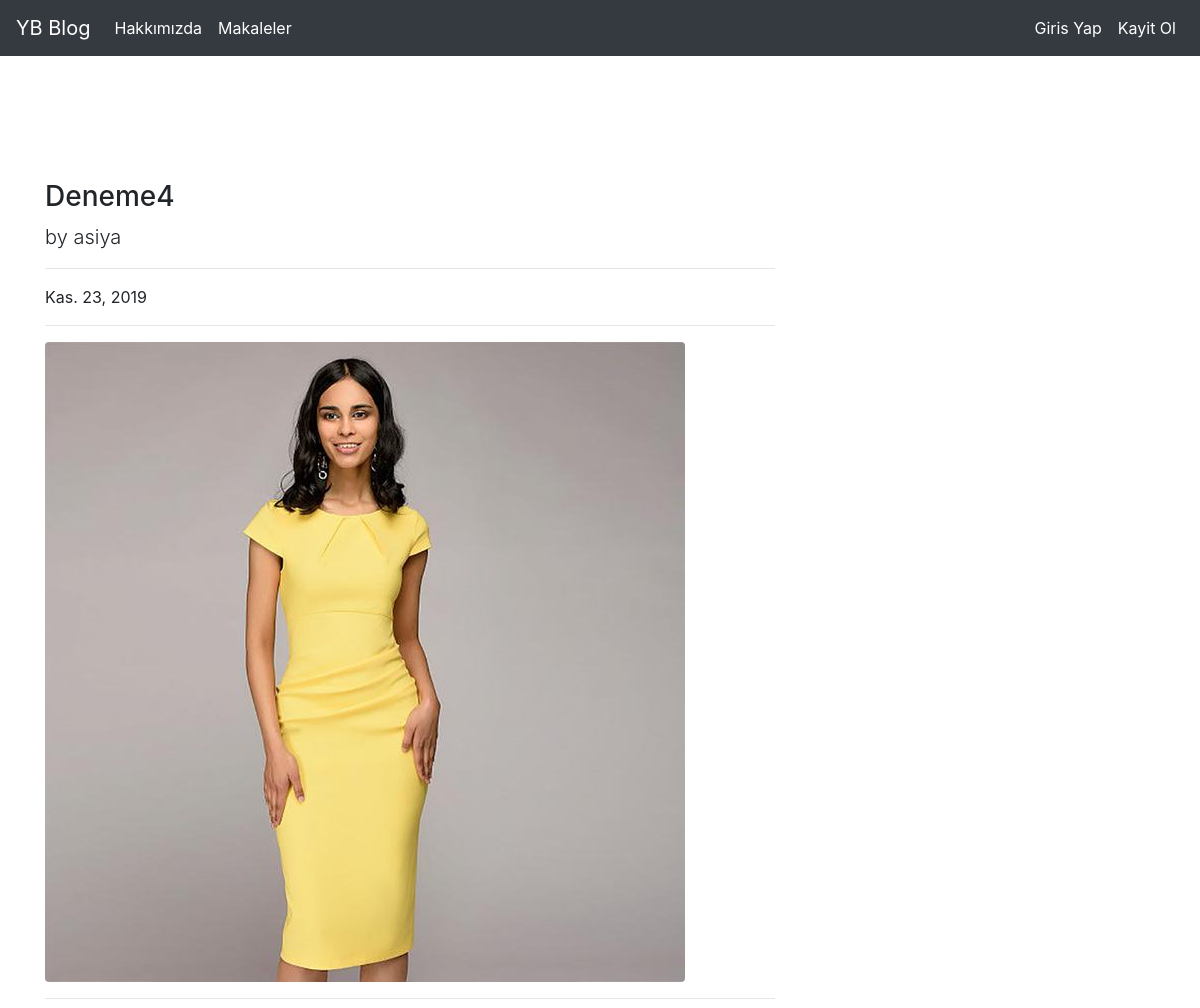
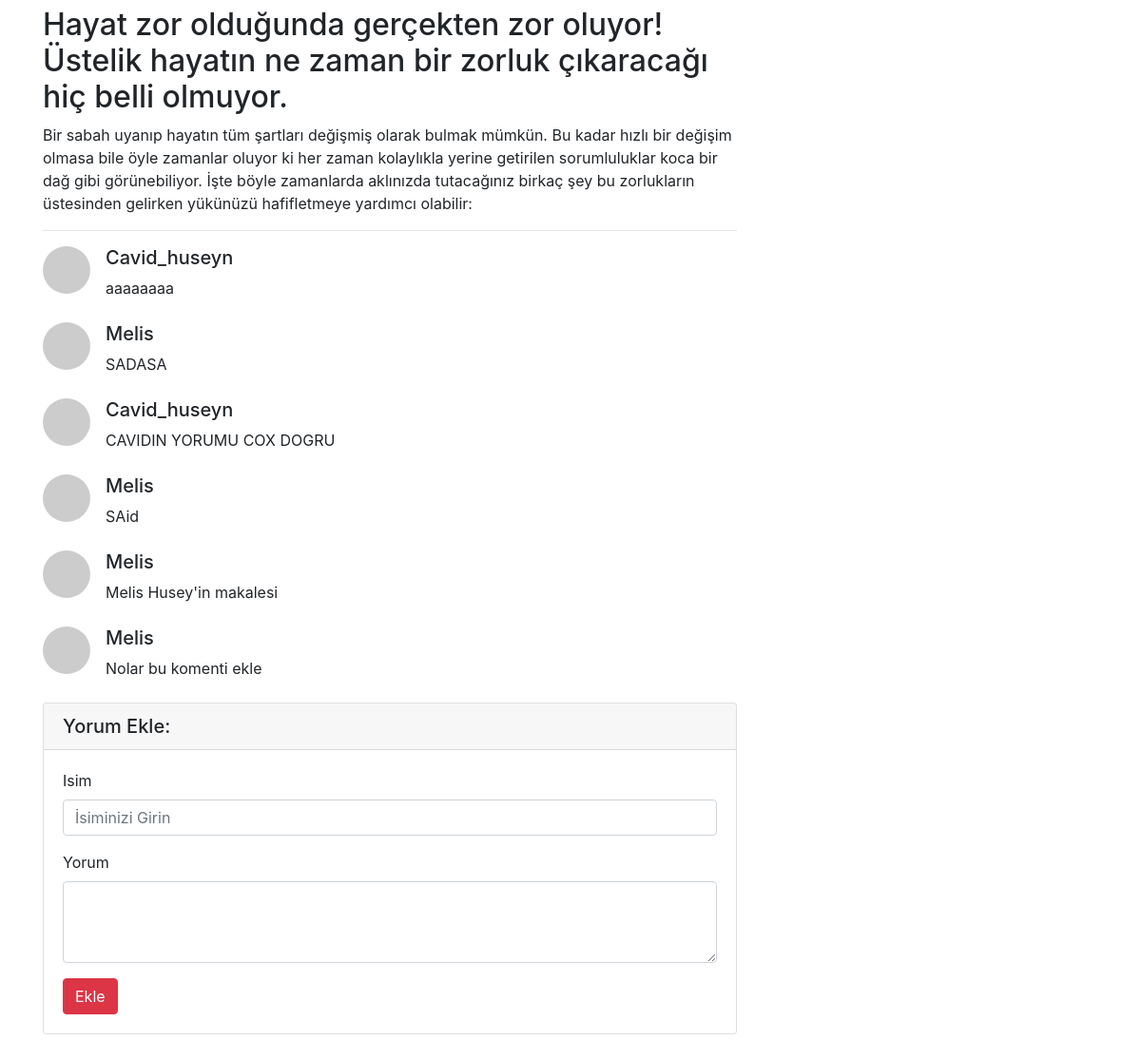
/articles/article/32, run on the app's committed database (2 pictures, top to bottom).
### article/models.py (models this page shows, shortened)
class Article(models.Model):
    author=models.ForeignKey("auth.User",on_delete=models.CASCADE,verbose_name="Yazar")
    title=models.CharField(max_length=50,verbose_name="Baslik")
    content=RichTextField()
    created_date=models.DateField(auto_now_add=True,verbose_name="Olusturulma tarihi")
    article_image=models.FileField(blank = True,null = True,verbose_name="Makaleye fotograf ekle")
    class Meta:
        ordering = ['-created_date']

class Comment(models.Model):
    article=models.ForeignKey(Article,on_delete=models.CASCADE,verbose_name="Makale",related_name="comments")
    comment_author=models.CharField(max_length=50,verbose_name="İsim")
    comment_content=models.CharField(max_length=200,verbose_name="Yorum")
    comment_date=models.DateTimeField(auto_now_add=True)
    class Meta:
        ordering = ['-comment_date']

### article/views.py (the view)
# urls.py: path('article/<int:id>',views.detail,name="detail"),
def detail(request,id):
    article=get_object_or_404(Article,id=id)
    comments=article.comments.all()
    return render(request,"detail.html",{"article":article,"comments":comments})

### templates/detail.html (shortened to what this page needs)
{% extends "layout.html" %}
{% block body %}
<div class="row">
<div class="col-lg-8">
    <h3 class="mt-4">{{article.title}}</h3>
    <p class="lead">
    by
    {{article.author}}
    </p>
    <hr>
    <p>{{article.created_date}}</p>
    <hr>
    {% if article.article_image.url %}
    <img class="img-fluid rounded" src="{{article.article_image.url}}" alt="">
    {% else %}
        <p>shekil yoxdur</p>
    {% endif %}
    <hr>
    <p>{{article.content|safe}}</p>
    <hr>
    {% if comments %}
    {% for comment in comments %}
    <div class="media mb-4">
        <img class="d-flex mr-3 rounded-circle" src="http://placehold.it/50x50" alt="">
        <div class="media-body">
          <h5 class="mt-0">{{comment.comment_author}}</h5>
          {{comment.comment_content}}
      </div>
    </div>
    {% endfor %}
    {% else %}
    <div class="alert alert-danger">Henuz kimse yorum eklemedi, ilk yorum ekleyen siz olun.</div>
    {% endif %}
  <div class="card my-4">
    <h5 class="card-header">Yorum Ekle:</h5>
    <div class="card-body">
      <form method="post" action="{% url 'article:comment' article.id %}">
        <div class="form-group">
          <label for="female">Isim</label><br>
          <input type="text" class="form-control" placeholder="İsiminizi Girin" name="comment_author">
        </div>
        <div class="form-group">
          <label for="female">Yorum</label><br>
          <textarea class="form-control" rows="3" name="comment_content"></textarea>
        </div>
        <button type="submit" class="btn btn-danger">Ekle</button>
      </form>
    </div>
  </div>
  </div>
  </div>
{% endblock body %}

### templates/layout.html (shortened to what this page needs)
<!DOCTYPE html>
{% load static %}
<html lang="en">
  <head>
    <link rel="stylesheet" href="{% static 'css/bootstrap.min.css'%}">
  </head>
  <body>
   {% include "includes/navbar.html" %}
    <div style="margin-top:100px; margin-bottom:100px;" class="container">
        {% block body %}
        {% endblock  %}
    </div>
  </body>
</html>

### templates/includes/navbar.html (shortened to what this page needs)
<nav class="navbar navbar-expand-lg navbar-dark bg-dark">
<a class="navbar-brand" href="{% url 'index' %}">YB Blog</a>
  <div class="collapse navbar-collapse" id="navbarSupportedContent">
    <ul class="navbar-nav mr-auto">
      <li class="nav-item active">
        <a class="nav-link" href="{% url 'about' %}">Hakkımızda</a>
      </li>
      <li class="nav-item active">
        <a class="nav-link" href="{% url 'article:articles' %}">Makaleler</a>
      </li>
    </ul>
    <ul class="navbar-nav ml-auto">
    {% if request.user.is_authenticated %}
        <li class="nav-item active">
          <a class="nav-link" href="{% url 'article:dashboard' %}">Kontrol Panel</a>
      </li>
      <li class="nav-item active">
        <a class="nav-link" href="user:logout">Çıkış Yap</a>
      </li>
    {% else %}
      <li class="nav-item active">
        <a class="nav-link" href="user:login">Giris Yap</a>
      </li>
    {% endif %}
      <li class="nav-item active">
        <a class="nav-link" href="user:register">Kayit Ol</a>
      </li>
    </ul>
  </div>
</nav>

### data on the page
Article: title "Deneme4", author "asiya", created_date "Kas. 23, 2019", article_image (picture), content "Hayat zor olduğunda gerçekten zor oluyor! Üstelik hayatın ne zaman bir zorluk çıkaracağı hiç belli olmuyor. Bir sabah uyanıp hayatın tüm şartları değişmiş olarak bulmak mümkün. Bu kadar hızlı bir değişim olmasa bile öyle zamanlar oluyor ki her zaman kolaylıkla yerine getirilen sorumluluklar koca bir dağ gibi görünebiliyor. İşte böyle zamanlarda aklınızda tutacağınız birkaç şey bu zorlukların üstesinden gelirken yükünüzü hafifletmeye yardımcı olabilir:"
Comment: comment_author "Cavid_huseyn", comment_content "aaaaaaaa"
Comment: comment_author "Melis", comment_content "SADASA"
Comment: comment_author "Cavid_huseyn", comment_content "CAVIDIN YORUMU COX DOGRU"
Comment: comment_author "Melis", comment_content "SAid"
Comment: comment_author "Melis", comment_content "Melis Husey'in makalesi"
Comment: comment_author "Melis", comment_content "Nolar bu komenti ekle"
